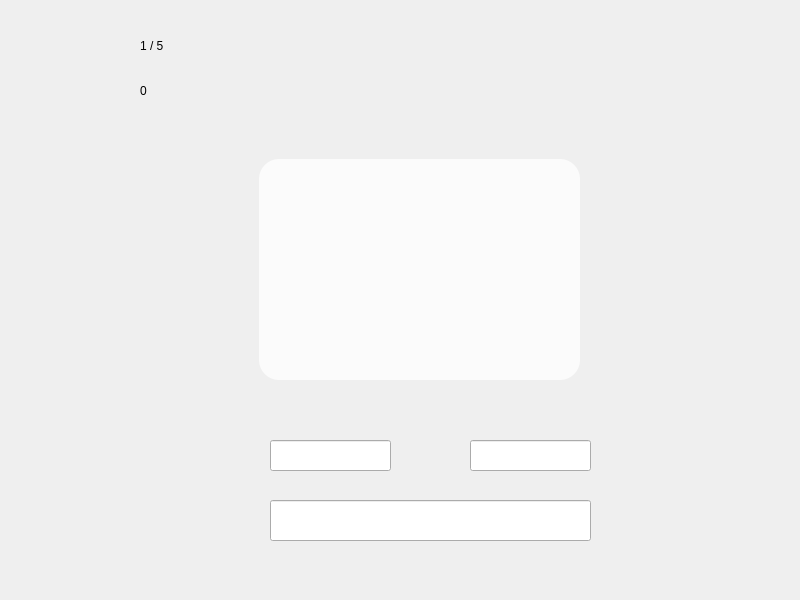
<?xml version="1.0" encoding="UTF-8"?>
<ui version="4.0">
 <class>TimeTeller_game</class>
 <widget class="QMainWindow" name="TimeTeller_game">
  <property name="geometry">
   <rect>
    <x>0</x>
    <y>0</y>
    <width>800</width>
    <height>600</height>
   </rect>
  </property>
  <property name="windowTitle">
   <string>MainWindow</string>
  </property>
  <property name="styleSheet">
   <string notr="true">color: white;
background-color: none;
font: 15pt&quot;BM Jua&quot;;</string>
  </property>
  <widget class="QWidget" name="centralwidget">
   <property name="styleSheet">
    <string notr="true">color: black;</string>
   </property>
   <widget class="QLineEdit" name="Entry_12hrs">
    <property name="geometry">
     <rect>
      <x>470</x>
      <y>440</y>
      <width>121</width>
      <height>31</height>
     </rect>
    </property>
    <property name="styleSheet">
     <string notr="true">font: 18pt &quot;BM Jua&quot;;
color: white;</string>
    </property>
    <property name="alignment">
     <set>Qt::AlignCenter</set>
    </property>
   </widget>
   <widget class="QLineEdit" name="Entry_24hrs">
    <property name="geometry">
     <rect>
      <x>270</x>
      <y>440</y>
      <width>121</width>
      <height>31</height>
     </rect>
    </property>
    <property name="styleSheet">
     <string notr="true">font: 18pt &quot;BM Jua&quot;;
color: white;</string>
    </property>
    <property name="alignment">
     <set>Qt::AlignCenter</set>
    </property>
   </widget>
   <widget class="QLabel" name="questionLabel">
    <property name="geometry">
     <rect>
      <x>140</x>
      <y>36</y>
      <width>94</width>
      <height>20</height>
     </rect>
    </property>
    <property name="styleSheet">
     <string notr="true">font: 20pt &quot;BM Jua&quot;;
color: black;
background-color: none;</string>
    </property>
    <property name="text">
     <string>1 / 5</string>
    </property>
   </widget>
   <widget class="QPushButton" name="enterButton">
    <property name="geometry">
     <rect>
      <x>610</x>
      <y>480</y>
      <width>61</width>
      <height>71</height>
     </rect>
    </property>
    <property name="cursor">
     <cursorShape>PointingHandCursor</cursorShape>
    </property>
    <property name="styleSheet">
     <string notr="true">QPushButton {
	image: url(:/image for c++ project/Button/TimeOkButton.png);
	background: none;
	border: none;
}

QPushButton:hover{
	image: url(:/image for c++ project/Button/TimeOkButton(hover).png);
	background: none;
	border: none;
}</string>
    </property>
    <property name="text">
     <string/>
    </property>
   </widget>
   <widget class="QLabel" name="img_SunMoon">
    <property name="geometry">
     <rect>
      <x>320</x>
      <y>30</y>
      <width>201</width>
      <height>101</height>
     </rect>
    </property>
    <property name="styleSheet">
     <string notr="true">background-color: none;</string>
    </property>
    <property name="text">
     <string/>
    </property>
    <property name="alignment">
     <set>Qt::AlignCenter</set>
    </property>
   </widget>
   <widget class="QLabel" name="scoreLabel">
    <property name="geometry">
     <rect>
      <x>140</x>
      <y>80</y>
      <width>81</width>
      <height>21</height>
     </rect>
    </property>
    <property name="styleSheet">
     <string notr="true">background-color: none;
font: 20pt &quot;BM Jua&quot;;
color: black;</string>
    </property>
    <property name="text">
     <string>0</string>
    </property>
   </widget>
   <widget class="QLineEdit" name="Entry_word">
    <property name="geometry">
     <rect>
      <x>270</x>
      <y>500</y>
      <width>321</width>
      <height>41</height>
     </rect>
    </property>
    <property name="styleSheet">
     <string notr="true">font: 20pt &quot;BM Jua&quot;;
color: white;</string>
    </property>
    <property name="alignment">
     <set>Qt::AlignCenter</set>
    </property>
   </widget>
   <widget class="QLabel" name="background">
    <property name="geometry">
     <rect>
      <x>0</x>
      <y>0</y>
      <width>800</width>
      <height>600</height>
     </rect>
    </property>
    <property name="text">
     <string/>
    </property>
    <property name="pixmap">
     <pixmap resource="icons.qrc">:/image for c++ project/Background/timeteller.png</pixmap>
    </property>
    <property name="scaledContents">
     <bool>true</bool>
    </property>
    <property name="alignment">
     <set>Qt::AlignCenter</set>
    </property>
   </widget>
   <widget class="QPushButton" name="exitButton">
    <property name="geometry">
     <rect>
      <x>730</x>
      <y>10</y>
      <width>51</width>
      <height>51</height>
     </rect>
    </property>
    <property name="cursor">
     <cursorShape>PointingHandCursor</cursorShape>
    </property>
    <property name="styleSheet">
     <string notr="true">border: none;
border-width: none;
background-color: none;</string>
    </property>
    <property name="text">
     <string/>
    </property>
    <property name="icon">
     <iconset resource="icons.qrc">
      <normaloff>:/image for c++ project/Button/exit.png</normaloff>:/image for c++ project/Button/exit.png</iconset>
    </property>
    <property name="iconSize">
     <size>
      <width>50</width>
      <height>50</height>
     </size>
    </property>
   </widget>
   <widget class="QLabel" name="randomclock">
    <property name="geometry">
     <rect>
      <x>270</x>
      <y>169</y>
      <width>300</width>
      <height>201</height>
     </rect>
    </property>
    <property name="styleSheet">
     <string notr="true">background-color: none;</string>
    </property>
    <property name="text">
     <string/>
    </property>
    <property name="scaledContents">
     <bool>true</bool>
    </property>
   </widget>
   <widget class="QLabel" name="clockBackground">
    <property name="geometry">
     <rect>
      <x>259</x>
      <y>159</y>
      <width>321</width>
      <height>221</height>
     </rect>
    </property>
    <property name="styleSheet">
     <string notr="true">background-color: rgba(255, 255, 255, 199);
border-radius: 20px;</string>
    </property>
    <property name="text">
     <string/>
    </property>
    <property name="scaledContents">
     <bool>true</bool>
    </property>
   </widget>
   <zorder>background</zorder>
   <zorder>clockBackground</zorder>
   <zorder>Entry_12hrs</zorder>
   <zorder>Entry_24hrs</zorder>
   <zorder>questionLabel</zorder>
   <zorder>enterButton</zorder>
   <zorder>img_SunMoon</zorder>
   <zorder>scoreLabel</zorder>
   <zorder>Entry_word</zorder>
   <zorder>exitButton</zorder>
   <zorder>randomclock</zorder>
  </widget>
 </widget>
 <resources>
  <include location="icons.qrc"/>
 </resources>
 <connections/>
</ui>
